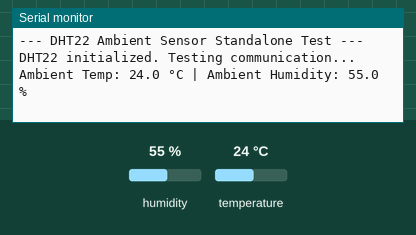
This sketch was run on a simulated ESP32-S3. On the bench: the last lines printed to the serial monitor. The inputs (shaded band) are chosen by the test bench; at power-on: humidity 55 %, temperature 24 °C.

Above: at 2.2 s.
2.3 s: humidity set to 22 %
At 3.8 s:
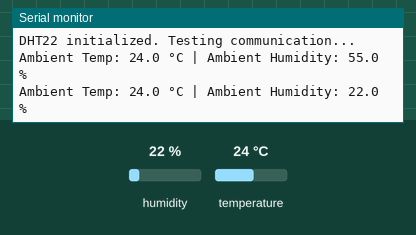
5.0 s: temperature set to 12 °C
At 5.5 s:
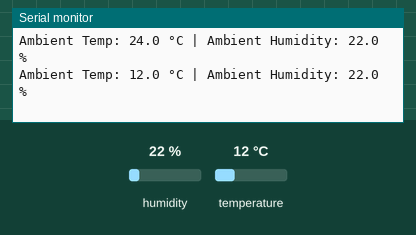
7.7 s: humidity set to 40 %
At 10.2 s:
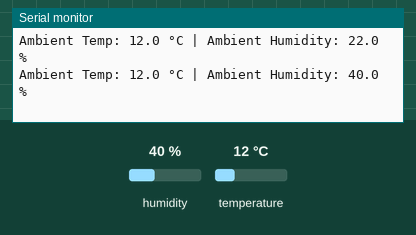
Timing chart, 0 to 11.7 s (numbered marks = the images above; inputs shaded):
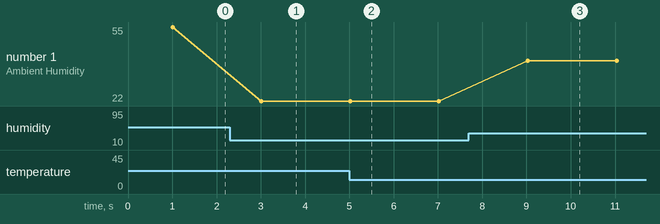

Measured:
- after the input at 2.3 s, the serial monitor: prints a new line after 0.71 s (image 1)
- after the input at 5.0 s, the serial monitor: prints a new line at once (image 2)
- after the input at 7.7 s, the serial monitor: prints a new line after 1.3 s (image 3)
- plotted number 1: 22 → 40 after the input at 7.7 s

The sketch:

dht_test.ino
```cpp
#include <Arduino.h>
#include <DHT.h>

// Exact DHT pin
#define DHT_PIN  5
#define DHT_TYPE DHT22

DHT dht(DHT_PIN, DHT_TYPE);

void setup() {
  Serial.begin(115200);
  delay(1000);
  Serial.println("--- DHT22 Ambient Sensor Standalone Test ---");

  dht.begin();
  Serial.println("DHT22 initialized. Testing communication...");
}

void loop() {
  float h = dht.readHumidity();
  float t = dht.readTemperature();

  if (isnan(h) || isnan(t)) {
    Serial.println("Error: Failed to read from DHT22 sensor! Check wiring on pin 5.");
  } else {
    Serial.printf("Ambient Temp: %.1f °C | Ambient Humidity: %.1f %%\n", t, h);
  }

  delay(2000);
}
```
